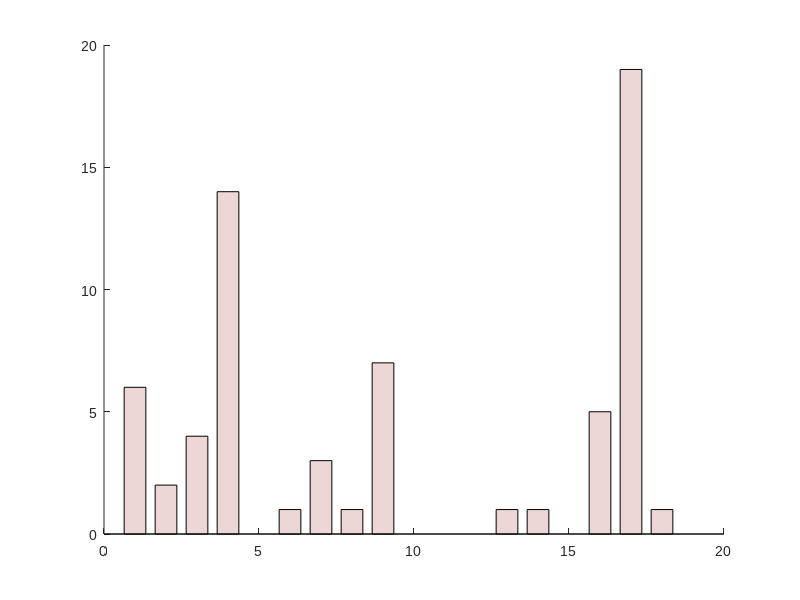

Source code (MATLAB): (Note: this script raises an error after producing the figure.)

load('mle_mat_all_full.mat')

n_model = size(mle_mat_all,2);

mle_mat_all(4,:) = nan(1,n_model);
mle_mat_all(32,:) = nan(1,n_model);
mle_mat_all(36,:) = nan(1,n_model);

BIC_all = 2*mle_mat_all + log(400).*[3, 5, 5, 7,    5, 7, 7, 9,     8, 10, 10, 12,   9, 9, 9, 9]; %mle is NLL

[highest_acc_pp,best_model_ind_pp] = min(BIC_all,[],2);
[val]=hist(best_model_ind_pp,1:1:n_model);

% Legend
legend_all{1} = 'thompson';
legend_all{2} = 'thompson + \epsilon';
legend_all{3} = 'thompson + \eta';
legend_all{4} = 'thompson + \epsilon + \eta';

legend_all{5} = 'UCB';
legend_all{6} = 'UCB + \epsilon';
legend_all{7} = 'UCB + \eta';
legend_all{8} = 'UCB + \epsilon + \eta';

legend_all{9} = 'hybrid';
legend_all{10} = 'hybrid + \epsilon';
legend_all{11} = 'hybrid + \eta';
legend_all{12} = 'hybrid + \epsilon + \eta';

legend_all{13} = 'thompson + \eta + \eta_B + \epsilon';
legend_all{14} = 'thompson + \eta + \eta_T + \epsilon';
legend_all{15} = 'thompson + \eta + \epsilon + \epsilon_B' ;
legend_all{16} = 'thompson + \eta + \epsilon + \epsilon_T';

% Figure
figure('Color','w');
set(gcf,'Unit','centimeters','OuterPosition',[0 0 10 10]);
set(gca,'FontName','Arial','FontSize',10)
hold on

col_(1,:) = [0.925490200519562 0.839215695858002 0.839215695858002];

x = 1:n_model+4;
x =[x(1:4), x(6:9), x(11:14), x(16:19)];

b = bar(x,val,'FaceColor',col_(1,:),'BarWidth',.7);  hold on;

txt_val = val';
ind_notnul = find(val~=0);

text(x(ind_notnul),val(ind_notnul),num2str(txt_val(ind_notnul)),'vert','bottom','horiz','center'); 
box off

ylabel('Number of subjects','FontName','Arial','Fontweight','bold','FontSize',11);
set(gca,'YTick',0:10:100)
ylim([0  39])

xticks(x);
xticklabels([legend_all(1:4), legend_all(5:8), legend_all(9:12), legend_all(13:16)]);
xlim([0,n_model+3])

xtickangle(45)

% % Export
% addpath('../../export_fig')
% export_fig(['./fig/Fig_model_comparison_BIC_per_pp_full.png'],'-nocrop','-r200')